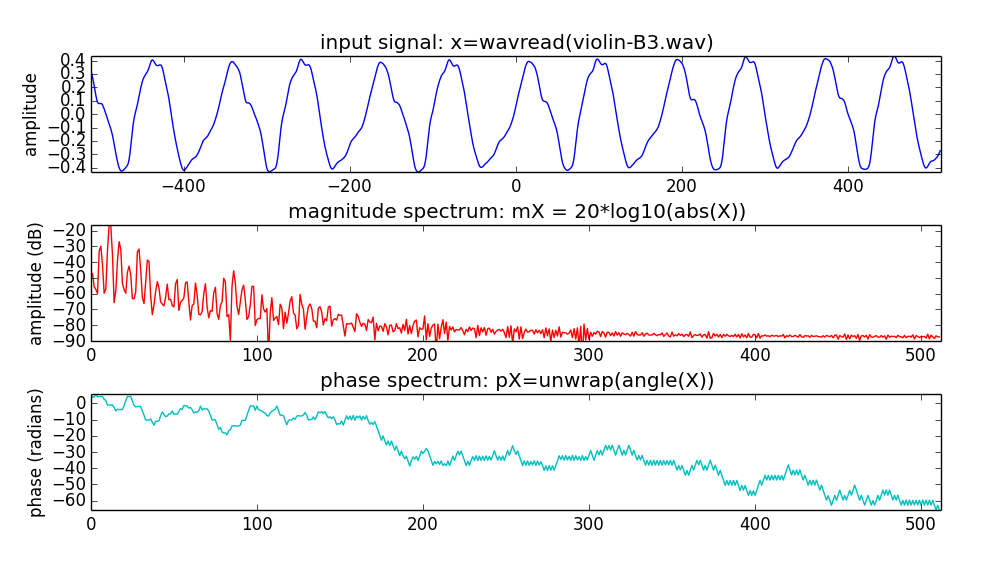

Python code for this plot:
import matplotlib.pyplot as plt
import numpy as np
import time, os, sys

from scipy.io.wavfile import read
import math

sys.path.append(os.path.join(os.path.dirname(os.path.realpath(__file__)), '../../../software/basicFunctions/'))
sys.path.append(os.path.join(os.path.dirname(os.path.realpath(__file__)), '../../../software/models/'))

import smsWavplayer as wp
import dftAnal as DF
(fs, x) = wp.wavread('../../../sounds/violin-B3.wav')
w = np.hamming(1024)
N = 1024
pin = 5000
hM1 = int(math.floor((w.size+1)/2)) 
hM2 = int(math.floor(w.size/2))  
x1 = x[pin-hM1:pin+hM2]
mX, pX = DF.dftAnal(x1, w, N)

plt.figure(1)
plt.subplot(311)
plt.plot(np.arange(-hM1, hM2), x1)
plt.axis([-hM1, hM2, min(x1), max(x1)])
plt.ylabel('amplitude')
plt.title('input signal: x=wavread(violin-B3.wav)')

plt.subplot(3,1,2)
plt.plot(np.arange(N/2), mX, 'r')
plt.axis([0,N/2,-90,max(mX)])
plt.title ('magnitude spectrum: mX = 20*log10(abs(X))')
plt.ylabel('amplitude (dB)')

plt.subplot(3,1,3)
plt.plot(np.arange(N/2), pX, 'c')
plt.axis([0,N/2,min(pX),max(pX)])
plt.title ('phase spectrum: pX=unwrap(angle(X))')
plt.ylabel('phase (radians)')

plt.show()
